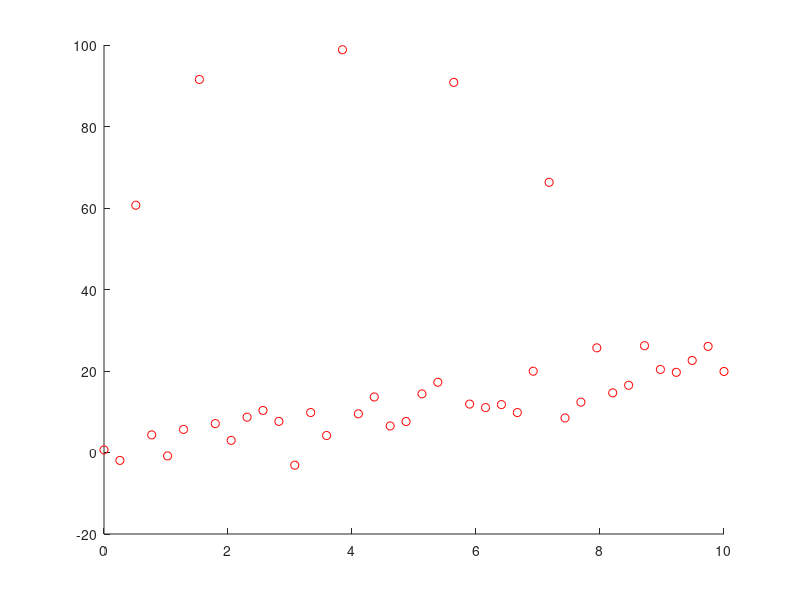

Write MATLAB code to recreate this figure. (Note: this script raises an error after producing the figure.)
%% cvx-test
% Kjartan Halvorsen
% 2015-10-29

close all

% Generate a signal according to a simple linear model y=ax+b. We will
% estimate a and b from noisy measurements.
a0 = 2;
b0 = 1;
N = 40;
x = linspace(0,10,N)';
unos = ones(size(x));
y0 = a0*x + b0*unos; 

% Add some noise
% First white gaussian noise
sgma = 4;
yg = y0 + sgma*randn(size(y0));

% Then also with one-sided bernoulli-gaussian noise
p_outlier = 0.1; % Probability of outlier
n_a = sgma*20;     % Amplitude of outlier
bg_noise = abs( n_a*randn(size(y0)));
bg_noise(find(rand(size(y0)) > p_outlier)) = 0;

ybg = yg + bg_noise;

figure(1)
clf
hold on
%plot(x, yg, 'b.')
plot(x, ybg, 'ro')

%% Least squares estimate of parameters a and b

% First Least-squares, also known as l2-minimization:
%    minimize_{a,b}  f(a,b) = 1/2 ||y - (a*x+b)||_2
% which can be written
%    minimize_{e,a,b} 1/2 ||e||_2
%    such that   e = y - (a*x+b*1),
%   1 is a column vector of ones.

% The solution is found by taking the derivative of the criterion function
% and setting equal to zero:
% Let z = [a;b] be the variables in the problem
%    d/dx 1/2 ||e||_2 = d/dx 1/2 e'*e = e' * d/x e = e' * [-x, -1] = (y-(a*x-b*1))' * [-x, -1] = 0
%    => 2 equations
%    (1) -y'*x + a*x'*x + b*1'*x = 0 (scalar)
%    (2) -y'*1 + a*x'*1 + b*1'*1 = 0 (scalar)
%    Write (1) and (2) as linear equations in a and b:
%    [x'*x  x'*1  ] * [a;b] = [x'*y']
%    [1'*x  1'*1  ]           [1'*y']
%    [x 1]' * [x 1] * [a;b] = [x 1]'*y
%     A'*A * x = A'*y
A = [x unos];
zhat2m = A\ybg  % Least squares solution using matlab's builtin solver
zhat2n = inv(A'*A)*A'*ybg % Solve directly (should be avoided because of numerical issues)
a2 = zhat2m(1);
b2 = zhat2m(2);
sprintf('True parameters: a=%f, b=%f', a0, b0)
sprintf('Least squares estimates: a=%f, b=%f', a2, b2)


% The same problem solved with cvx
cvx_begin quiet
    variable z2(2)
    minimize( norm(A*z2-ybg) )
cvx_end
sprintf('Least squares estimates (cvx): a=%f, b=%f', z2(1), z2(2))

% Plot of residuals
e2 = ybg - (a2*x + b2*unos);
figure(2)
clf
hist(e2, 50)
title('Residuals, least-squares')

% Plot regression line
figure(1)
l0 = plot(x, a0*x + b0, 'k')
hold on
l2r = plot(x, a2*x + b2*unos, 'g', 'linewidth', 2)
legend([l0, l2r], sprintf('True, a=%.3f, b=%.3f', [a0,b0]),...
    sprintf('Least squares, a=%.3f, b=%.3f', [a2, b2]))
ylabel('y')
xlabel('x')

print -dpdf least_squares_regression.pdf

%% Huber-minimization
% Instead of minimizing the sum of square of the residuals or the l2-norm (which is what
% least squares does), we now minimizethe Huber penalty function.
% This penalizes large residuals with their absolulte values,
% and small residuals with the square.
cvx_begin quiet
    variable z1(2)
    minimize(sum(huber(A*z1-ybg)))
cvx_end

a1 = z1(1);
b1 = z1(2);
sprintf('Huber minimizaion estimates (cvx): a=%f, b=%f', a1, b1)

% Plot of residuals
e1 = ybg - (a1*x + b1*unos);
figure(3)
hist(e1, 50)
title('Residuals, Huber regression')

% Plot regression line
figure(11)
clf
hold on
%plot(x, yg, 'b.')
plot(x, ybg, 'ro')

l0 = plot(x, a0*x + b0, 'k')
l2r = plot(x, a2*x + b2*unos, 'g', 'linewidth', 2)
l1r = plot(x, a1*x + b1*unos, 'c', 'linewidth', 2)
legend([l0, l2r,l1r], sprintf('True, a=%.3f, b=%.3f', [a0,b0]),...
    sprintf('Least squares, a=%.3f, b=%.3f', [a2, b2]),...
    sprintf('Huber, a=%.3f, b=%.3f', [a1, b1]))
ylabel('y')
xlabel('x')
print -dpdf robust_least_squares_regression.pdf
